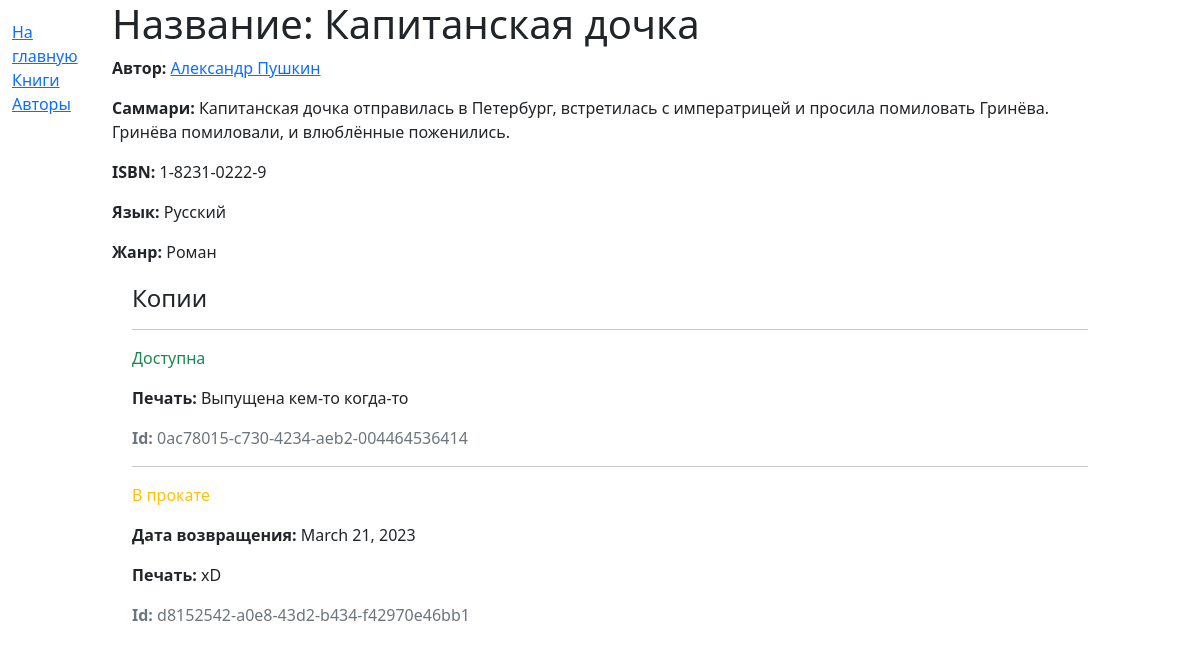
The page /book/2 on the database its author committed.
### reader/models.py (models this page shows, shortened)
class Book(models.Model):
    title = models.CharField(max_length=250)
    author = models.ForeignKey(Author, on_delete=models.SET_NULL, null=True, verbose_name="author")
    summary = models.TextField(max_length=1000, help_text="Краткое описание того, о чем книга")
    genre = models.ManyToManyField(Genre, help_text="Выберите жанр(ы) для книги")
    isbn = models.CharField("ISBN", max_length=13, unique=True, help_text="13 цифр ISBN(идентификатор издательства)")
    language = models.ForeignKey('Language', on_delete=models.SET_NULL, null=True)
    def display_genre(self):
        return ", ".join(genre.name for genre in self.genre.all()[:3])
    display_genre.short_description = "Жанр"

class Author(models.Model):
    first_name = models.CharField(max_length=30)
    last_name = models.CharField(max_length=30)
    date_of_birth = models.DateField(null=True, blank=True)
    date_of_death = models.DateField("Died", null=True, blank=True)
    class Meta:
        ordering = ['last_name', 'first_name']
    def get_absolute_url(self):
        return reverse("author_detail", args=[str(self.pk)])
    def __str__(self):
        return self.first_name + ' ' + self.last_name

class Language(models.Model):
    language = models.CharField(max_length=150)
    def __str__(self):
        return self.language

class Genre(models.Model):
    name = models.CharField(max_length=50, help_text="Enter a book genre")
    def __str__(self):
        return self.name

class BookInstance(models.Model):
    id = models.UUIDField(primary_key=True, default=uuid.uuid4, help_text="Уникальный id связанный с id книги")
    book = models.ForeignKey(Book, on_delete=models.RESTRICT, null=True)
    imprint = models.CharField(max_length=150)
    due_back = models.DateField(null=True, blank=True)
    borrower = models.ForeignKey(User, on_delete=models.SET_NULL, null=True, blank=True)
    LOAN_STATUS = (
        ("то", "Техобслуживание"),
        ("п", "В прокате"),
        ("д", "Доступна"),
        ("з", "Зарезервировано")
    )
    status = models.CharField(max_length=2, choices=LOAN_STATUS, default="д", help_text="Доступность книги")
    class Meta:
        ordering = ['due_back']

### reader/views.py (the view)
# urls.py: path('book/<slug:pk>', views.BookDetailView.as_view(), name='book_detail'),
class BookDetailView(generic.DetailView):
    model = Book

### reader/templates/reader/book_detail.html
{% extends 'base_generic.html' %}
{% block content %}
  <h1>Название: {{ book.title }}</h1>
  <p><strong>Автор:</strong> <a href="{{ book.author.get_absolute_url }}">{{ book.author }}</a></p>
  <p><strong>Саммари:</strong> {{ book.summary }}</p>
  <p><strong>ISBN:</strong> {{ book.isbn }}</p>
  <p><strong>Язык:</strong> {{ book.language }}</p>
  <p><strong>Жанр:</strong> {{ book.genre.all|join:", " }}</p>
  <div style="margin-left:20px;margin-top:20px">
    <h4>Копии</h4>
    {% for copy in book.bookinstance_set.all %}
      <hr>
      <p class="{% if copy.status == 'д' %}text-success{% elif copy.status == 'то' %}text-danger{% else %}text-warning{% endif %}">
        {{ copy.get_status_display }}
      </p>
      {% if copy.status != 'д' %}
        <p><strong>Дата возвращения:</strong> {{ copy.due_back }}</p>
      {% endif %}
      <p><strong>Печать:</strong> {{ copy.imprint }}</p>
      <p class="text-muted"><strong>Id:</strong> {{ copy.id }}</p>
    {% endfor %}
  </div>
{% endblock %}

### reader/templates/base_generic.html (shortened to what this page needs)
<!DOCTYPE html>
<html lang="ru">
    <head>
        <link href="https://cdn.jsdelivr.net/npm/bootstrap@5.1.3/dist/css/bootstrap.min.css"
        rel="stylesheet"
>
        {% load static %}
        <link rel="stylesheet" href="{% static 'css/styles.css' %}">
    </head>
    <body>
        <div class="container-fluid">
            <div class="row">
                <div class="col-sm-1">
                    {% block sidebar %}
                        <ul class="sidebar-nav">
                            <li><a href="{% url 'index' %}">На главную</a></li>
                            <li><a href="{% url 'books' %}">Книги</a></li>
                            <li><a href="{% url 'authors' %}">Авторы</a></li>
                        </ul>
                    {% endblock sidebar %}
                </div>
                <div class="col-sm-10 ">{% block content %}{% endblock %}</div>
            </div>
        </div>
    </body>
</html>

### reader/static/css/styles.css (style rules this page uses)
* { list-style: none; }
.sidebar-nav { margin-top: 20px; padding: 0; list-style: none; }

### rows shown on the page
Book: author "Александр Пушкин", summary "Капитанская дочка отправилась в Петербург, встретилась с императрицей и просила помиловать Гринёва. Гринёва помиловали, и влюблённые поженились.", isbn "1-8231-0222-9", language "Русский", genre.all "Роман"
BookInstance: status "Доступна", imprint "Выпущена кем-то когда-то", id "0ac78015-c730-4234-aeb2-004464536414"
BookInstance: status "В прокате", due_back "March 21, 2023", imprint "xD", id "d8152542-a0e8-43d2-b434-f42970e46bb1"
